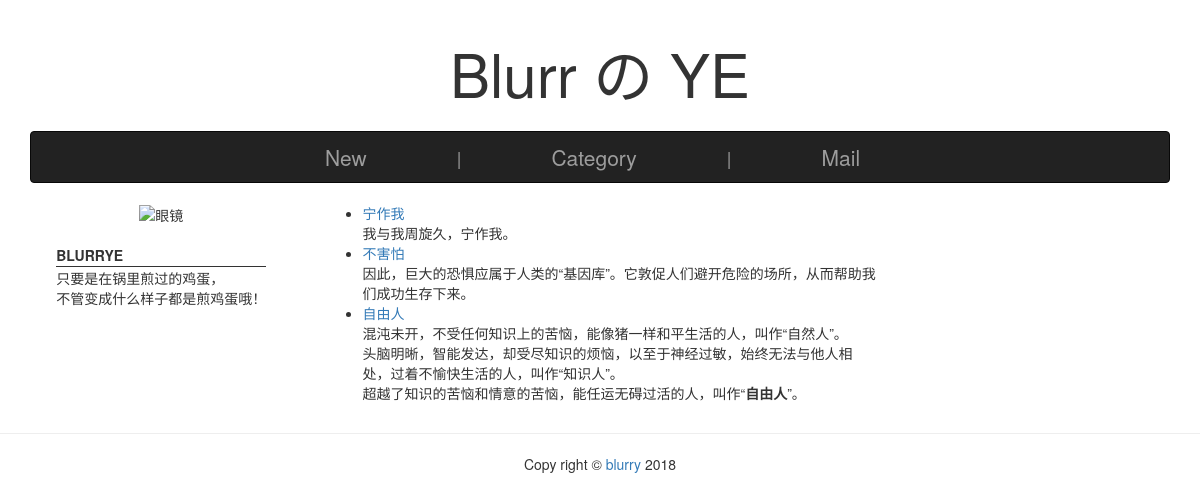
The app's page /, older data.
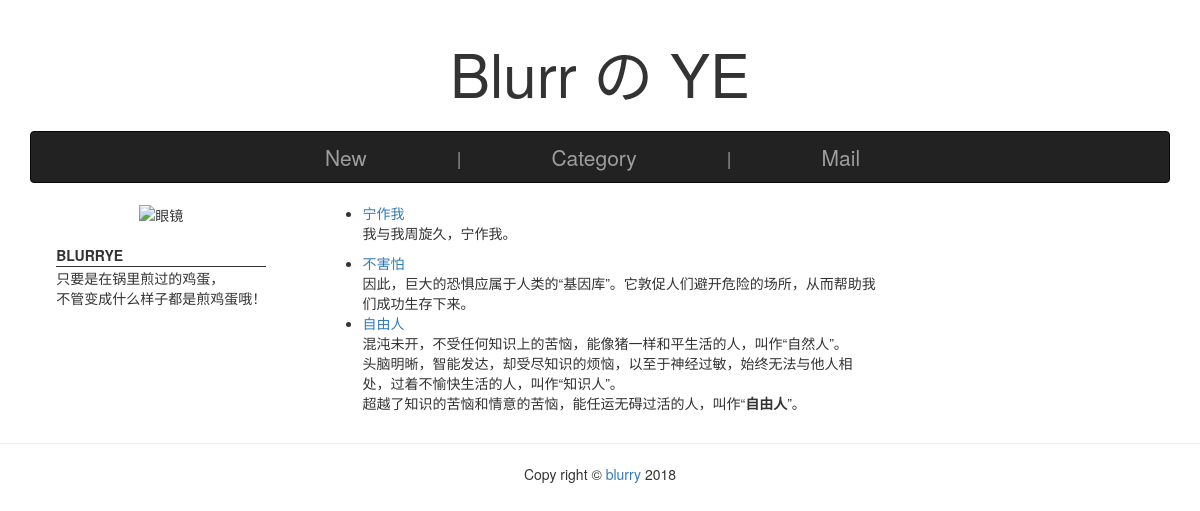
The same page, newer data.
### blog/views.py (the view)
# urls.py: url(r'^$', views.index, name='index'),
def index(request):
    post_list = Post.objects.all()
    return render(request, 'blog/index.html', locals())

### templates/blog/index.html (shortened to what this page needs)
{% extends 'blog/base.html' %}
{% load static %}
{% block body %}
    <div class="container">
        <div class="row">
            <div class="col-md-12">
                <div id="blurry" class="text-center">
                    Blurr の YE
                </div>
            </div>
        </div>
        <div class="row">
            <div class="col-md-12">
                <nav id="navbar" class="navbar navbar-inverse" role="navigation">
                    <div class="container-fluid">
                        <div class="navbar-header">
                            <a class="navbar-brand" href="#">New</a>
                        </div>
                        <div class="navbar-header">
                            <span class="navbar-brand">&nbsp;&nbsp;|&nbsp;&nbsp;</span>
                        </div>
                        <div class="navbar-header">
                            <a class="navbar-brand" href="#">Category</a>
                        </div>
                        <div class="navbar-header">
                            <span class="navbar-brand">&nbsp;&nbsp;|&nbsp;&nbsp;</span>
                        </div>
                        <div class="navbar-header">
                            <a class="navbar-brand" href="#">Mail</a>
                        </div>
                    </div>
                </nav>
            </div>
        </div>
        <div class="row">
            <div class="col-md-3">
                <div class="text-center">
                    <img src="https://timgsa.baidu.com/timg?image&quality=80&size=b9999_10000&sec=1521810423278&di=aacc257f72a0f4f762ba04bb4dd0cbe2&imgtype=0&src=http%3A%2F%2Fp4.gexing.com%2FG1%2FM00%2F9D%2FBA%2FrBACE1J94jrDGTMTAABS_00Yi-E359.jpg" alt="眼镜">
                </div>
                <div id="left-content">
                    <div>
                        <br />
                        <strong>BLURRYE</strong>
                    </div>
                        <hr id="hr-left" />
                    <div>
                        只要是在锅里煎过的鸡蛋，
                        <br />
                        不管变成什么样子都是煎鸡蛋哦！
                    </div>
                </div>
            </div>
            <div class="col-md-6">
                <ul>
                    {% for post in post_list %}
                        <li>
                            <a href="{% url 'blog:detail' post.pk %}">
                                {{ post.title }}
                            </a>
                            <br/>
                            {{ post.excerpt|safe }}
                        </li>
                    {% empty %}
                        暂无博文！
                    {% endfor %}
                </ul>
            </div>
            <div class="col-md-3">
            </div>
        </div>
    </div>
{% endblock %}

Row changes from the older to the newer data that the page shows:
changed Post "宁作我": excerpt "我与我周旋久，宁作我。" → "<p>我与我周旋久，宁作我。</p>" (drawn)
